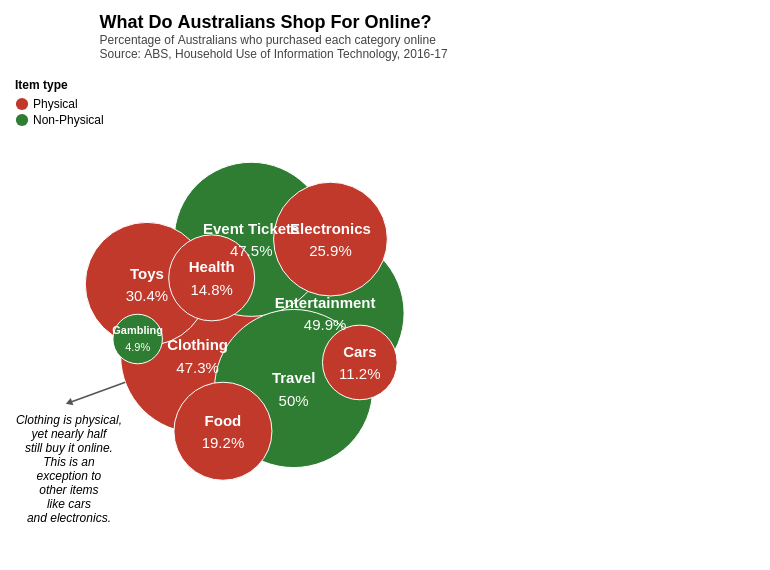

Write the Vega-Lite specification saved for this chart.
### Vega specification from a JSON file in a GitHub repository (floating-point values rounded to 4 significant figures)
{"$schema": "https://vega.github.io/schema/vega/v5.json", "description": "A packed bubble chart.", "title": {"text": "What Do Australians Shop For Online?", "subtitle": ["Percentage of Australians who purchased each category online", "Source: ABS, Household Use of Information Technology, 2016-17"], "anchor": "start", "dx": 120, "fontSize": 18, "subtitleFontSize": 12, "subtitleColor": "#444", "offset": 10}, "width": 760, "height": 500, "padding": {"left": 5, "right": 5, "top": 70, "bottom": 0}, "autosize": "none", "signals": [{"name": "cx", "update": "250"}, {"name": "cy", "update": "height / 2"}, {"name": "gravityX", "value": 0.2}, {"name": "gravityY", "value": 0.1}, {"name": "arrowAngle", "value": 160}, {"name": "arrowLen", "value": 60}, {"name": "textDX", "value": 0}], "data": [{"name": "table", "values": [{"category": "Entertainment", "amount": 6013.0, "pct": 49.9, "type": "Non-Physical"}, {"category": "Clothing", "amount": 5698.0, "pct": 47.3, "type": "Physical"}, {"category": "Event Tickets", "amount": 5720.0, "pct": 47.5, "type": "Non-Physical"}, {"category": "Travel", "amount": 6024.0, "pct": 50, "type": "Non-Physical"}, {"category": "Toys", "amount": 3662.0, "pct": 30.4, "type": "Physical"}, {"category": "Electronics", "amount": 3119.0, "pct": 25.9, "type": "Physical"}, {"category": "Food", "amount": 2316, "pct": 19.2, "type": "Physical"}, {"category": "Health", "amount": 1780.0, "pct": 14.8, "type": "Physical"}, {"category": "Cars", "amount": 1343.0, "pct": 11.2, "type": "Physical"}, {"category": "Gambling", "amount": 590.5, "pct": 4.9, "type": "Non-Physical"}]}], "scales": [{"name": "size", "domain": {"data": "table", "field": "amount"}, "zero": true, "range": [0, 25000]}, {"name": "color", "type": "ordinal", "domain": ["Physical", "Non-Physical"], "range": ["#c0392b", "#2e7d32"]}], "legends": [{"fill": "color", "title": "Item type", "orient": "none", "legendX": 10, "legendY": 10, "symbolType": "circle", "symbolSize": 150, "labelFontSize": 12, "titleFontSize": 12}], "marks": [{"name": "nodes", "type": "symbol", "from": {"data": "table"}, "encode": {"enter": {"fill": {"scale": "color", "field": "type"}, "xfocus": {"signal": "cx"}, "yfocus": {"signal": "cy"}}, "update": {"size": {"signal": "datum.amount", "scale": "size"}, "stroke": {"value": "white"}, "strokeWidth": {"value": 1}, "tooltip": {"signal": "datum"}}}, "transform": [{"type": "force", "iterations": 100, "static": false, "forces": [{"force": "collide", "iterations": 2, "radius": {"expr": "sqrt(datum.size)/2"}}, {"force": "center", "x": {"signal": "cx"}, "y": {"signal": "cy"}}, {"force": "x", "x": "xfocus", "strength": {"signal": "gravityX"}}, {"force": "y", "y": "yfocus", "strength": {"signal": "gravityY"}}]}]}, {"type": "rule", "from": {"data": "nodes"}, "encode": {"update": {"x": {"signal": "datum.x + cos(arrowAngle * PI / 180) * sqrt(datum.size) / 2"}, "y": {"signal": "datum.y + sin(arrowAngle * PI / 180) * sqrt(datum.size) / 2"}, "x2": {"signal": "datum.x + cos(arrowAngle * PI / 180) * (sqrt(datum.size) / 2 + arrowLen)"}, "y2": {"signal": "datum.y + sin(arrowAngle * PI / 180) * (sqrt(datum.size) / 2 + arrowLen)"}, "stroke": {"value": "#555"}, "strokeWidth": {"value": 1.5}, "opacity": {"signal": "datum.datum.category === 'Clothing' ? 1 : 0"}}}}, {"type": "symbol", "from": {"data": "nodes"}, "encode": {"update": {"x": {"signal": "datum.x + cos(arrowAngle * PI / 180) * (sqrt(datum.size) / 2 + arrowLen)"}, "y": {"signal": "datum.y + sin(arrowAngle * PI / 180) * (sqrt(datum.size) / 2 + arrowLen)"}, "shape": {"value": "triangle-right"}, "angle": {"signal": "arrowAngle"}, "size": {"value": 60}, "fill": {"value": "#555"}, "opacity": {"signal": "datum.datum.category === 'Clothing' ? 1 : 0"}}}}, {"type": "text", "from": {"data": "nodes"}, "encode": {"update": {"x": {"signal": "datum.x + cos(arrowAngle * PI / 180) * (sqrt(datum.size) / 2 + arrowLen) + textDX"}, "y": {"signal": "datum.y + sin(arrowAngle * PI / 180) * (sqrt(datum.size) / 2 + arrowLen) + 12"}, "align": {"value": "center"}, "baseline": {"value": "top"}, "fontSize": {"value": 12}, "fontStyle": {"value": "italic"}, "fill": {"value": "black"}, "text": {"value": ["Clothing is physical,", "yet nearly half", "still buy it online.", "This is an", "exception to", "other items", "like cars", "and electronics."]}, "opacity": {"signal": "datum.datum.category === 'Clothing' ? 1 : 0"}}}}, {"type": "text", "from": {"data": "nodes"}, "encode": {"enter": {"align": {"value": "center"}, "baseline": {"value": "middle"}, "fontWeight": {"value": "bold"}, "fill": {"value": "#ffffff"}, "text": {"field": "datum.category"}}, "update": {"x": {"field": "x"}, "y": {"field": "y"}, "fontSize": {"signal": "min(15, max(9, sqrt(datum.size) / 4.5))"}, "dy": {"signal": "-0.7 * min(15, max(9, sqrt(datum.size) / 4.5))"}}}}, {"type": "text", "from": {"data": "nodes"}, "encode": {"enter": {"align": {"value": "center"}, "baseline": {"value": "middle"}, "fill": {"value": "#ffffff"}, "text": {"signal": "datum.datum.pct + '%'"}}, "update": {"x": {"field": "x"}, "y": {"field": "y"}, "dy": {"signal": "0.8 * min(15, max(9, sqrt(datum.size) / 4.5))"}, "fontSize": {"signal": "min(15, max(9, sqrt(datum.size) / 4.5))"}}}}]}
